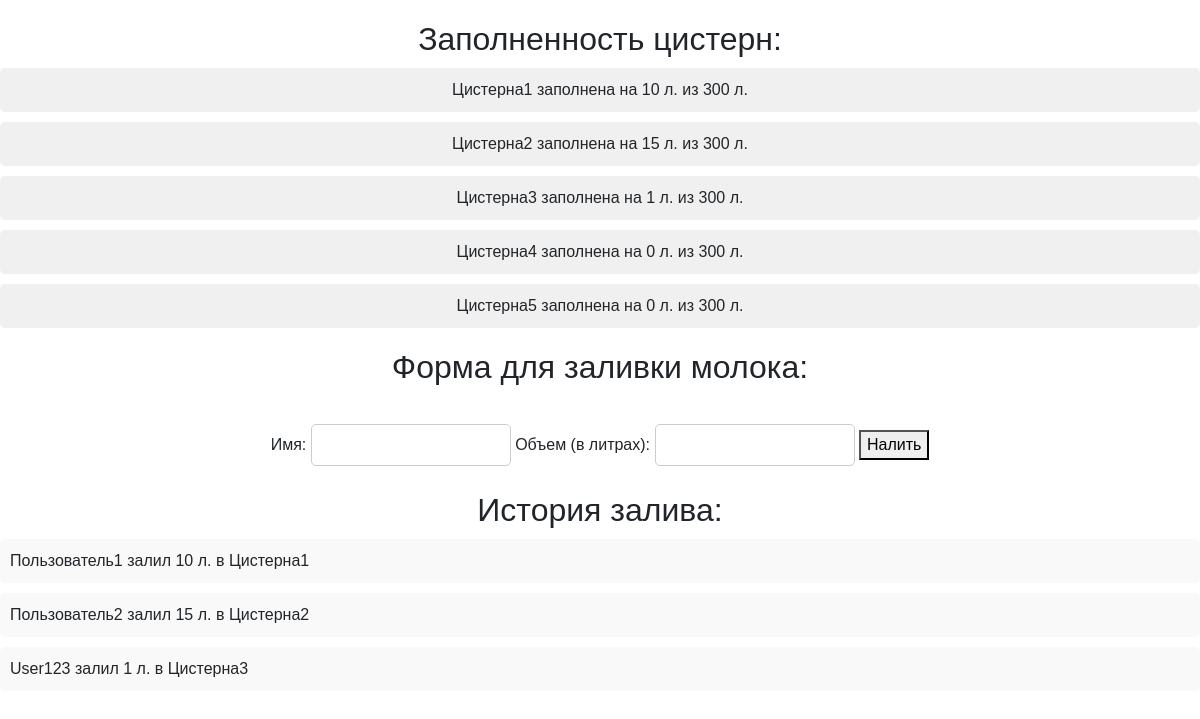
The app's page /, older data.
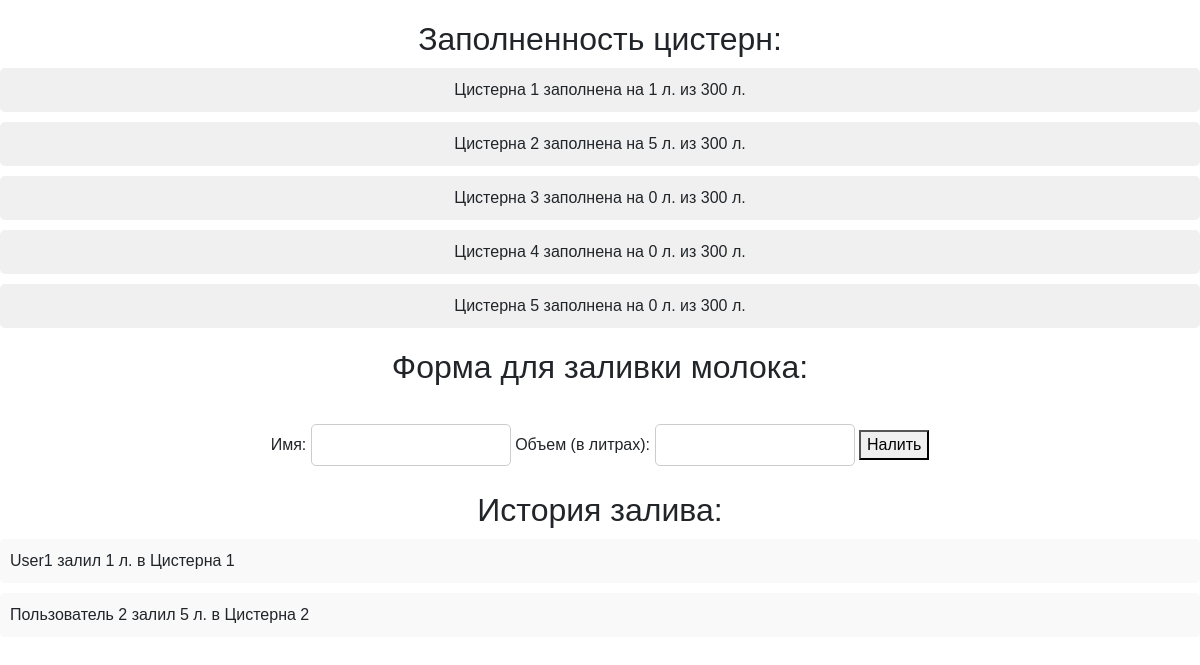
The same page, newer data.
### milkinfo/models.py (models this page shows, shortened)
class Cistern(models.Model):
    id = models.AutoField(primary_key=True)
    name = models.CharField(max_length=100)
    volume = models.IntegerField(default=300)
    current_volume = models.IntegerField(default=0)

class FillHistory(models.Model):
    cistern = models.ForeignKey(Cistern, on_delete=models.CASCADE)
    filler_name = models.CharField(max_length=100)
    filled_volume = models.IntegerField()
    filled_at = models.DateTimeField(auto_now_add=True)

### milkinfo/views.py (the view)
# urls.py: path('', views.index, name=''),
def index(request):
    cisterns = Cistern.objects.all()
    fill_history = FillHistory.objects.all().order_by('filled_at')
    return render(request, 'milkinfo/index.html', {'cisterns': cisterns, 'fill_history': fill_history})

### milkinfo/templates/milkinfo/index.html (shortened to what this page needs)
{% extends 'base.html' %}
{% load static %}
{% block content %}
<div class="center1">
    <h2>Заполненность цистерн:</h2>
    <ul>
        {% for cistern in cisterns %}
            <li id="{{cistern.id}}">{{ cistern.name }} заполнена на {{ cistern.current_volume }} л. из {{ cistern.volume }} л.</li>
        {% endfor %}
    </ul>
</div>
<div class="center1">
    <h2>Форма для заливки молока:</h2>
    <br>
    {% include 'milkinfo/form.html' %}
</div>
<div class="center1">
    <h2>История залива:</h2>
    <ul id="fill_history_table">
        {% for entry in fill_history %}
            <li>{{ entry.filler_name }} залил {{ entry.filled_volume }} л. в  {{ entry.cistern.name }}</li>
        {% endfor %}
    </ul>
</div>
{% endblock %}

### milkinfo/templates/base.html (shortened to what this page needs)
{% load static %}
<!DOCTYPE html>
<html lang="ru">
<head>
    <link href="https://cdn.jsdelivr.net/npm/bootstrap@5.3.2/dist/css/bootstrap.min.css" rel="stylesheet">
    <link rel="stylesheet" href="{% static 'css/style.css'%}" type="text/css">
</head>
<body>
                {% block content %}
                {% endblock %}
</body>
</html>

### milkinfo/templates/milkinfo/form.html (shortened to what this page needs)
<form id="fillForm" action="{% url 'fill_milk' %}" method="POST" role="form">
        <label for="name">Имя:</label>
        <input type="text" id="name" name="name">
        <label for="volume">Объем (в литрах):</label>
        <input type="number" id="volume" name="volume">
        <button type="submit">Налить</button>
    </form>

### static/css/style.css (style rules this page uses)
body { font-family: Arial, sans-serif; margin: 0; padding: 0; }
.center1 { margin: 20px auto; text-align: center; }
ul { list-style-type: none; padding: 0; }
.center1 ul li { margin: 10px 0; background-color: #f0f0f0; padding: 10px; border-radius: 5px; }
form { display: inline-block; text-align: left; }
input[type="text"], input[type="number"] { padding: 8px; margin: 5px 0; width: 200px; border-radius: 5px; border: 1px solid #ccc; }
#fill_history_table { margin: 0 auto; padding: 0; text-align: left; }
#fill_history_table li { margin: 10px 0; background-color: #f9f9f9; padding: 10px; border-radius: 5px; }

Row changes from the older to the newer data that the page shows:
removed FillHistory: filler_name "Пользователь1", filled_volume "10", cistern.name "Цистерна1"
removed FillHistory: filler_name "User123", filled_volume "1", cistern.name "Цистерна3"
changed Cistern: name "Цистерна1" → "Цистерна 1"; current_volume "10" → "1"
changed Cistern: name "Цистерна2" → "Цистерна 2"; current_volume "15" → "5"
changed Cistern: name "Цистерна3" → "Цистерна 3"; current_volume "1" → "0"
changed Cistern: name "Цистерна4" → "Цистерна 4"
changed Cistern: name "Цистерна5" → "Цистерна 5"
added FillHistory: filler_name "User1", filled_volume "1", cistern.name "Цистерна 1"
changed FillHistory: filler_name "Пользователь2" → "Пользователь 2"; filled_volume "15" → "5"; cistern.name "Цистерна2" → "Цистерна 2"
